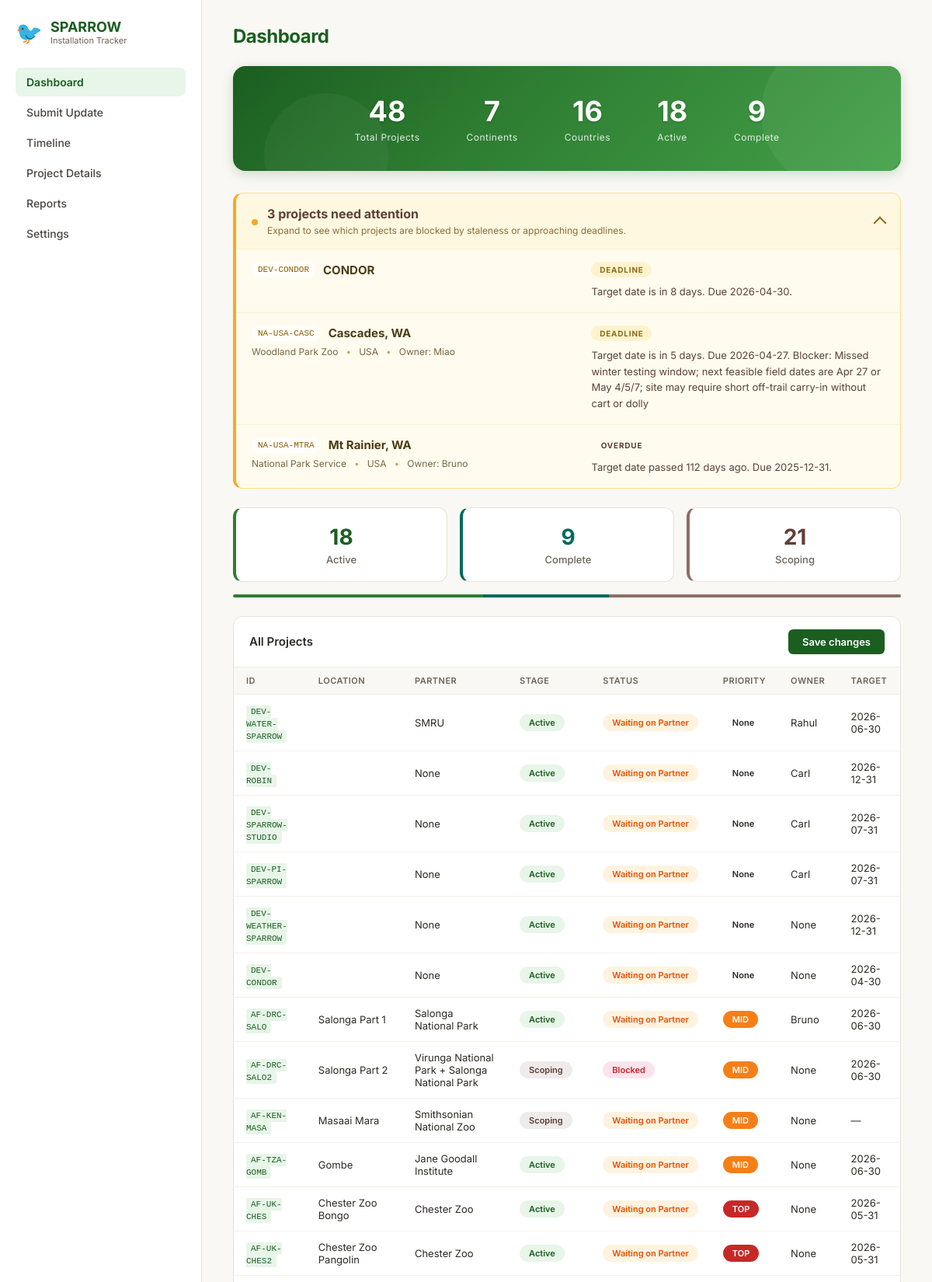
The page / (upper part) on the database its author committed.
### tables this page shows
CREATE TABLE projects (
            project_id        TEXT PRIMARY KEY,
            continent         TEXT,
            country           TEXT,
            location          TEXT,
            partner_org       TEXT,
            status            TEXT NOT NULL DEFAULT 'Scoping',
            blocker           TEXT,
            deployment_type   TEXT,
            timeline_label    TEXT,          -- human-readable: "Before End FY26"
            target_date       TEXT,          -- ISO date or NULL
            target_confidence TEXT,          -- hard / committed / soft / aspirational
            hardware          TEXT,
            estimated_cost    REAL,
            team_owner        TEXT,
            devops_id         INTEGER,
            notes             TEXT,
            last_updated      TEXT NOT NULL,
            last_updated_by   TEXT
        , is_at_risk INTEGER NOT NULL DEFAULT 0, item_type TEXT NOT NULL DEFAULT 'deployment', track_name TEXT, start_date TEXT, parent_project_id TEXT, health TEXT NOT NULL DEFAULT 'On Track', priority TEXT, sparrow INTEGER NOT NULL DEFAULT 0, sparrow_go INTEGER NOT NULL DEFAULT 0, robin INTEGER NOT NULL DEFAULT 0);

### app.py (the view)
@app.route("/")
def dashboard():
    projects = get_all_projects()
    continents = len(set(p["continent"] for p in projects if p.get("continent")))
    countries = len(set(p["country"] for p in projects if p.get("country")))
    active = sum(1 for p in projects if p["status"] == "Active")
    completed = sum(1 for p in projects if p["status"] == "Complete")
    summary = get_status_summary()
    stale = get_stale_projects()
    deadline = get_deadline_approaching()
    attention = stale + [
        d for d in deadline
        if d["project_id"] not in {s["project_id"] for s in stale}
    ]
    recent = get_recent_history(limit=10)
    return render_template(
        "dashboard.html",
        projects=projects,
        continents=continents,
        countries=countries,
        active=active,
        completed=completed,
        summary=summary,
        attention=attention,
        recent=recent,
    )

### app.py (called while the page is built)
@app.context_processor
def inject_globals():
    projects = get_all_projects()
    current_project_id = None
    if request.endpoint == "project_details":
        current_project_id = (request.view_args or {}).get("project_id")
    if current_project_id:
        project_details_url = url_for("project_details", project_id=current_project_id)
    elif projects:
        project_details_url = url_for("project_details", project_id=projects[0]["project_id"])
    else:
        project_details_url = url_for("dashboard")
    return dict(
        today=date.today(),
        total_projects=len(projects),
        llm_available=llm_available,
        project_details_url=project_details_url,
        VALID_STATUSES=VALID_STATUSES,
        VALID_HEALTH=VALID_HEALTH,
        VALID_PRIORITIES=VALID_PRIORITIES,
        TEAM_MEMBERS=TEAM_MEMBERS,
    )

### db.py (called while the page is built)
@contextmanager
def get_conn():
    conn = sqlite3.connect(DB_PATH)
    conn.row_factory = sqlite3.Row
    conn.execute("PRAGMA journal_mode=WAL")
    conn.execute("PRAGMA foreign_keys=ON")
    try:
        yield conn
        conn.commit()
    finally:
        conn.close()

def get_all_projects(include_closed=True):
    with get_conn() as conn:
        if include_closed:
            rows = conn.execute("SELECT * FROM projects ORDER BY continent, country, location").fetchall()
        else:
            placeholders = ",".join("?" for _ in CLOSED_STATUSES)
            rows = conn.execute(
                f"SELECT * FROM projects WHERE status NOT IN ({placeholders}) ORDER BY continent, country, location",
                list(CLOSED_STATUSES),
            ).fetchall()
        return [dict(r) for r in rows]

def get_recent_history(days=14, limit=100):
    cutoff = (datetime.utcnow() - timedelta(days=days)).isoformat(timespec="seconds")
    with get_conn() as conn:
        rows = conn.execute(
            "SELECT * FROM history WHERE timestamp >= ? ORDER BY timestamp DESC LIMIT ?",
            (cutoff, limit),
        ).fetchall()
        result = []
        for r in rows:
            d = dict(r)
            d["changes"] = json.loads(d["changes"])
            result.append(d)
        return result

def get_status_summary():
    with get_conn() as conn:
        rows = conn.execute("SELECT status, COUNT(*) as cnt FROM projects GROUP BY status").fetchall()
        return {r["status"]: r["cnt"] for r in rows}

### templates/dashboard.html (shortened to what this page needs)
{% extends "base.html" %}
{% set active_page = "dashboard" %}
{% block content %}
<div class="page-title">Dashboard</div>
<div class="hero">
  <div class="hero-stat"><div class="num">{{ projects | length }}</div><div class="lbl">Total Projects</div></div>
  <div class="hero-stat"><div class="num">{{ continents }}</div><div class="lbl">Continents</div></div>
  <div class="hero-stat"><div class="num">{{ countries }}</div><div class="lbl">Countries</div></div>
  <div class="hero-stat"><div class="num">{{ active }}</div><div class="lbl">Active</div></div>
  <div class="hero-stat"><div class="num">{{ completed }}</div><div class="lbl">Complete</div></div>
</div>
{% if attention %}
<details class="attention" {% if attention|length <= 3 %}open{% endif %}>
  <summary>
    <div class="attention-summary">
      <div class="dot"></div>
      <div>
        <strong>{{ attention | length }} project{{ 's' if attention | length != 1 }} need{{ '' if attention | length != 1 else 's' }} attention</strong>
        <div class="attention-subtitle">Expand to see which projects are blocked by staleness or approaching deadlines.</div>
      </div>
    </div>
    <span class="attention-toggle" aria-hidden="true"></span>
  </summary>
  <div class="attention-list">
    {% for item in attention %}
    <a class="attention-item" href="{{ url_for('project_details', project_id=item.project_id) }}">
      <div class="attention-item-main">
        <div class="attention-item-title-row">
          <span class="attention-project-id">{{ item.project_id }}</span>
          <span class="attention-project-name">{{ item.track_name or item.location or item.partner_org or 'Unnamed project' }}</span>
        </div>
        <div class="attention-item-meta">
          {% if item.partner_org %}<span>{{ item.partner_org }}</span>{% endif %}
          {% if item.country %}<span>{{ item.country }}</span>{% endif %}
          {% if item.team_owner %}<span>Owner: {{ item.team_owner }}</span>{% endif %}
        </div>
      </div>
      <div class="attention-reason-wrap">
        {% if item.days_since_update is defined %}
        <span class="attention-type stale">Stale</span>
        <div class="attention-reason">No update for {{ item.days_since_update }} days. Threshold is {{ item.threshold }} days for {{ item.health or 'this status' }}.</div>
        {% else %}
        <span class="attention-type deadline {{ item.alert_severity or 'warning' }}">{{ 'Overdue' if item.days_until_deadline < 0 else 'Deadline' }}</span>
        <div class="attention-reason">
          {% if item.days_until_deadline < 0 %}
          Target date passed {{ item.days_until_deadline | abs }} day{{ 's' if item.days_until_deadline | abs != 1 }} ago.
          {% elif item.days_until_deadline == 0 %}
          Target date is today.
          {% else %}
          Target date is in {{ item.days_until_deadline }} day{{ 's' if item.days_until_deadline != 1 }}.
          {% endif %}
          {% if item.target_date %} Due {{ item.target_date }}.{% endif %}
          {% if item.blocker %} Blocker: {{ item.blocker }}{% endif %}
        </div>
        {% endif %}
      </div>
    </a>
    {% endfor %}
  </div>
</details>
{% endif %}
<div class="stats">
  {% for status, count in summary.items() %}
  <div class="stat-card {{ status | lower }}">
    <div class="count">{{ count }}</div>
    <div class="label">{{ status }}</div>
  </div>
  {% endfor %}
</div>
{% set total = summary.values() | sum %}
{% set status_colors = {'scoping': '#8d6e63', 'active': '#2e7d32', 'complete': '#00695c', 'descoped': '#bdbdbd'} %}
{% if total > 0 %}
<div class="status-bar">
  {% for status, count in summary.items() %}
  <div class="seg" style="width:{{ (count / total * 100) | round(1) }}%;background:{{ status_colors[status | lower] | default('#bdbdbd') }}"></div>
  {% endfor %}
</div>
{% endif %}
{% set status_pill = {'Active': 'active', 'Scoping': 'scoping', 'Complete': 'complete', 'Descoped': 'descoped'} %}
{% set health_pill = {'On Track': 'on-track', 'Waiting on Partner': 'waiting-partner', 'Waiting on Us': 'waiting-us', 'Blocked': 'blocked'} %}
{% set priority_pill = {'TOP': 'pri-top', 'MID': 'pri-mid', 'LOW': 'pri-low'} %}
<div class="table-card">
  <div class="table-header">
    <span>All Projects</span>
    <button class="btn btn-primary">Save changes</button>
  </div>
  <table>
    <thead>
      <tr>
        <th>ID</th>
        <th>Location</th>
        <th>Partner</th>
        <th>Stage</th>
        <th>Status</th>
        <th>Priority</th>
        <th>Owner</th>
        <th>Target</th>
      </tr>
    </thead>
    <tbody>
      {% for p in projects %}
      <tr>
        <td><a href="{{ url_for('project_details', project_id=p.project_id) }}"><code style="color:#1b5e20;background:#e8f5e9;padding:2px 6px;border-radius:3px;font-size:11px">{{ p.project_id }}</code></a></td>
        <td>{{ p.location }}</td>
        <td>{{ p.partner_org }}</td>
        <td><span class="pill {{ status_pill[p.status] | default('') }}">{{ p.status }}</span></td>
        <td><span class="pill {{ health_pill[p.health] | default('') }}">{{ p.health }}</span></td>
        <td><span class="pill {{ priority_pill[p.priority] | default('') }}">{{ p.priority }}</span></td>
        <td>{{ p.team_owner }}</td>
        <td>{{ p.target_date or '—' }}</td>
      </tr>
      {% endfor %}
    </tbody>
  </table>
</div>
{% endblock %}

### rows shown on the page
projects: project_id "DEV-CONDOR", track_name "CONDOR", days_until_deadline "DEADLINE", days_until_deadline "8", days_until_deadline "s", target_date "2026-04-30", partner_org "None", status "Active", health "Waiting on Partner", priority "None", team_owner "None"
projects: project_id "NA-USA-CASC", location "Cascades, WA", partner_org "Woodland Park Zoo", country "USA", team_owner "Miao", days_until_deadline "DEADLINE", days_until_deadline "5", days_until_deadline "s", target_date "2026-04-27", blocker "Missed winter testing window; next feasible field dates are Apr 27 or May 4/5/7; site may require short off-trail carry-in without cart or dolly"
projects: project_id "NA-USA-MTRA", location "Mt Rainier, WA", partner_org "National Park Service", country "USA", team_owner "Bruno", days_until_deadline "OVERDUE", days_until_deadline|abs "112", days_until_deadline "s", target_date "2025-12-31"
projects: project_id "DEV-WATER-SPARROW", partner_org "SMRU", status "Active", health "Waiting on Partner", priority "None", team_owner "Rahul", target_date "2026-06-30"
projects: project_id "DEV-ROBIN", partner_org "None", status "Active", health "Waiting on Partner", priority "None", team_owner "Carl", target_date "2026-12-31"
projects: project_id "DEV-SPARROW-STUDIO", partner_org "None", status "Active", health "Waiting on Partner", priority "None", team_owner "Carl", target_date "2026-07-31"
projects: project_id "DEV-PI-SPARROW", partner_org "None", status "Active", health "Waiting on Partner", priority "None", team_owner "Carl", target_date "2026-07-31"
projects: project_id "DEV-WEATHER-SPARROW", partner_org "None", status "Active", health "Waiting on Partner", priority "None", team_owner "None", target_date "2026-12-31"
projects: project_id "AF-DRC-SALO", location "Salonga Part 1", partner_org "Salonga National Park", status "Active", health "Waiting on Partner", priority "MID", team_owner "Bruno", target_date "2026-06-30"
projects: project_id "AF-DRC-SALO2", location "Salonga Part 2", partner_org "Virunga National Park + Salonga National Park", status "Scoping", health "Blocked", priority "MID", team_owner "None", target_date "2026-06-30"
projects: project_id "AF-KEN-MASA", location "Masaai Mara", partner_org "Smithsonian National Zoo", status "Scoping", health "Waiting on Partner", priority "MID", team_owner "None", target_date "—"
projects: project_id "AF-TZA-GOMB", location "Gombe", partner_org "Jane Goodall Institute", status "Active", health "Waiting on Partner", priority "MID", team_owner "None", target_date "2026-06-30"
projects: project_id "AF-UK-CHES", location "Chester Zoo Bongo", partner_org "Chester Zoo", status "Active", health "Waiting on Partner", priority "TOP", team_owner "None", target_date "2026-05-31"
projects: project_id "AF-UK-CHES2", location "Chester Zoo Pangolin", partner_org "Chester Zoo", status "Active", health "Waiting on Partner", priority "TOP", team_owner "None", target_date "2026-05-31"

### other values the page prints
{{ projects | length }} "48"
{{ continents }} "7"
{{ countries }} "16"
{{ active }} "18"
{{ completed }} "9"
{{ attention | length }} "3"
{{ 's' if attention | length != 1 }} "s"
{{ count }} "18" "9" "21"
{{ status }} "Active" "Complete" "Scoping"
